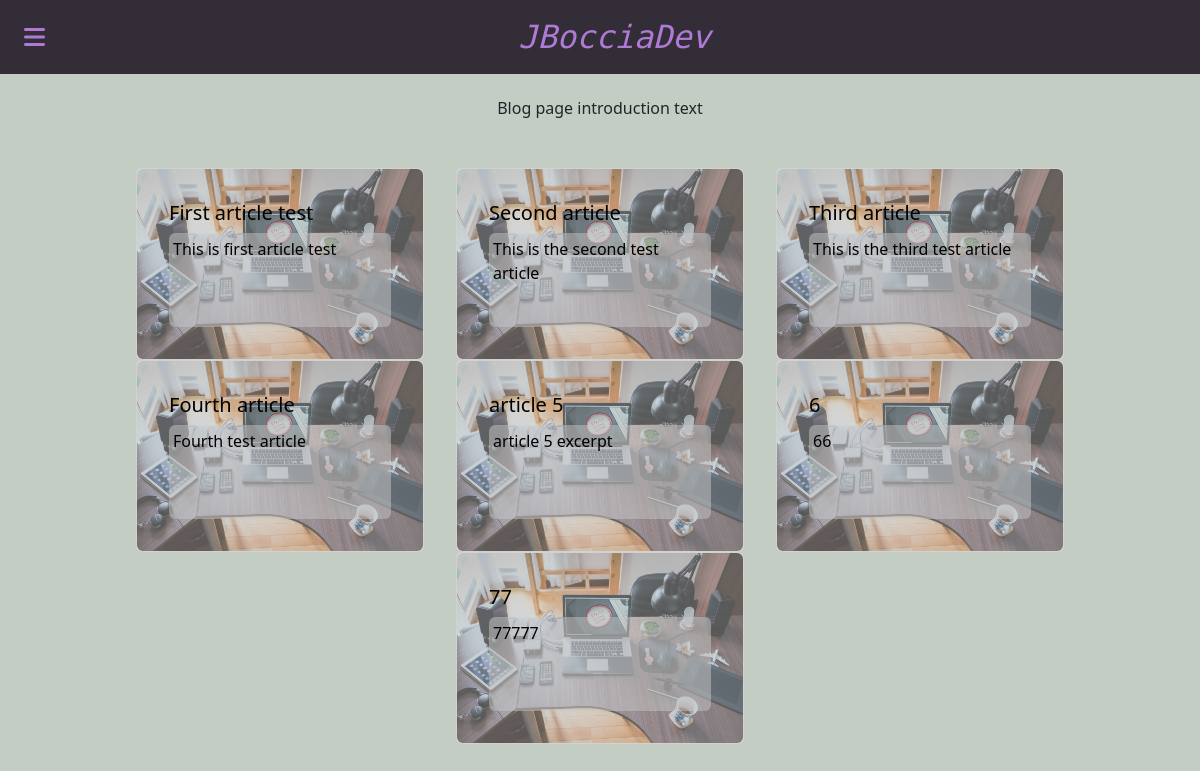
Before: /blog/ with the older database file.
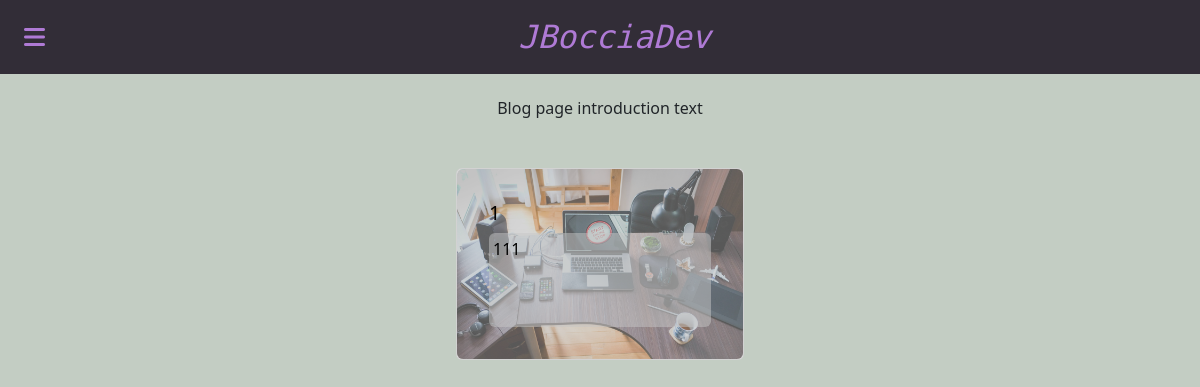
After: the same page with the newer database file.
### blog/models.py (models this page shows)
class Article(models.Model):
    title = models.CharField(max_length=100)
    excerpt = models.CharField(max_length=300)
    content = CKEditor5Field('Content', config_name='extends')

### blog/views.py (the view)
# urls.py: path('', views.blog, name="blog"),
def blog(request):
    articles = Article.objects.all()
    context = {
        "articles": articles
    }
    return render(request, 'blog/index.html', context)

### blog/templates/blog/index.html (shortened to what this page needs)
{% extends 'base.html' %}
{% load static %}
{% block content %}
  <div class="container-fluid mt-5 ">
    <div class="row">
      <div class="col-8 offset-2 text-center">Blog page introduction text</div>
    </div>
    <div
      class="col-10 offset-1 mt-5 d-flex flex-wrap justify-content-around space-around"
    >
      {% for article in articles %}
        <div class="card rounded" style="width: 18rem;">
          <a href="{% url 'blog' %}{{ article.id }}">
            <img
              src="{% static 'images/pexels-pixabay-356056.jpg' %}"
              class="card-img-top rounded"
              alt="..."
            />
            <div class="card-img-overlay">
              <div class="card-body h-100">
                <h5 class="card-title">{{ article.title }}</h5>
                <p class="card-text rounded p-1 h-75">{{ article.excerpt }}</p>
              </div>
            </div>
          </a>
        </div>
        {% empty %} No articles found
      {% endfor %}
    </div>
  </div>
{% endblock %}

### templates/base.html (shortened to what this page needs)
{% load static %}
<!doctype html>
<html lang="en">
  <head>
    {% block core_css %}
      <link
        rel="stylesheet"
        href="https://cdn.jsdelivr.net/npm/bootstrap@5.3.3/dist/css/bootstrap.min.css"
      />
      <link rel="stylesheet" href="{% static 'css/base.css' %}" />
    {% endblock %}
  </head>
  <body>
    <div class="container-fluid">
      <div class="row mt-5 d-flex text-center">
        <nav class="navbar navbar-dark bg-dark fixed-top">
          <div class="container-fluid d-flex justify-content-between">
            <button
              class="navbar-toggler"
              type="button"
              data-bs-toggle="offcanvas"
              data-bs-target="#offcanvasDarkNavbar"
              aria-controls="offcanvasDarkNavbar"
              aria-label="Toggle navigation"
            >
              <i class="fa-solid fa-bars"></i>
            </button>
            <a class="navbar-brand" href="{% url 'home' %}">JBocciaDev</a>
          </div>
        </nav>
      </div>
    </div>
    <div class="container-fluid mt-5">{% block content %}{% endblock %}</div>
  </body>
</html>

### static/css/base.css (style rules this page uses)
:root { --fa-primary-color: rgb(175, 122, 213); --fa-secondary-color: rgb(0, 200, 0); --bs-dark-rgb: 50, 45, 55; }
body { background-color: rgb(195, 205, 195); }
.navbar-brand, .navbar-brand:focus { font-family: "M Plus 1 Code", sans-serif; font-style: italic; color: white; color: var(--fa-primary-color); font-size: 2rem; font-weight: 400; transition: text-shadow, color 1s; }
.navbar-toggler { border-width: 0; }
.fa-bars { font-size: 1.5rem; }
.fa-xmark, .fa-bars { color: var(--fa-primary-color); transition: all 1s; }
.card * { text-decoration: none; color: #000; }
.card-text { background-color: rgba(200, 200, 200, 0.5); }
.card-img-overlay { background-color: rgba(175, 175, 175, 0.5); }

Changed rows visible on the page:
removed Article: title "First article test", excerpt "This is first article test"
removed Article: title "Second article", excerpt "This is the second test article"
removed Article: title "Third article", excerpt "This is the third test article"
removed Article: title "Fourth article", excerpt "Fourth test article"
removed Article: title "article 5", excerpt "article 5 excerpt"
removed Article: title "6", excerpt "66"
removed Article: title "77", excerpt "77777"
added Article: title "1", excerpt "111"
